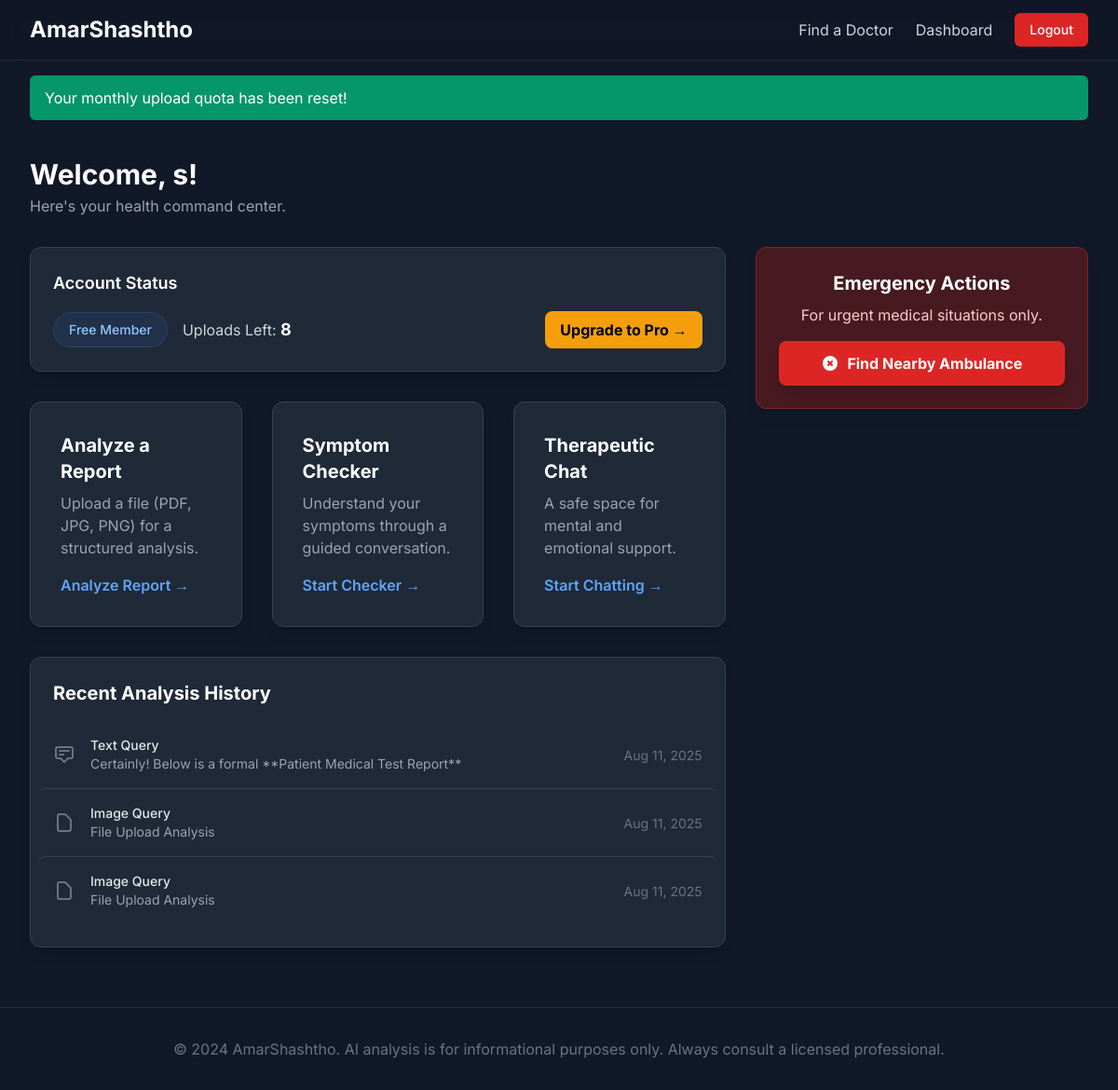
/dashboard (signed in), run on the app's committed database.
### app.py (models this page shows)
class User(Base, UserMixin):
    __tablename__ = 'users'
    id = Column(Integer, primary_key=True); username = Column(String(80), unique=True, nullable=False); email = Column(String(120), unique=True, nullable=True); password_hash = Column(String(128), nullable=False); role = Column(String(10), nullable=False, default='user'); is_pro = Column(Boolean, nullable=False, default=False); upload_quota = Column(Integer, nullable=False, default=10); quota_reset_at = Column(DateTime); created_at = Column(DateTime, default=datetime.utcnow)

class Query(Base):
    __tablename__ = 'queries'
    id = Column(Integer, primary_key=True); user_id = Column(Integer, ForeignKey('users.id'), nullable=False); input_type = Column(String); file_path = Column(String); user_text = Column(Text); medgemma_response = Column(Text); matched_doctor_ids = Column(Text); created_at = Column(DateTime, default=datetime.utcnow)

### app.py (the view)
@app.route('/dashboard')
@login_required
def dashboard():
    if current_user.role == 'admin': return redirect(url_for('admin_dashboard'))
    history = db_session.query(Query).filter_by(user_id=current_user.id).order_by(Query.created_at.desc()).limit(5).all()
    return render_template('dashboard.html', history=history)

### app.py (called while the page is built)
@event.listens_for(Engine, "connect")
def set_sqlite_pragma(dbapi_connection, connection_record): cursor = dbapi_connection.cursor(); cursor.execute("PRAGMA foreign_keys=ON"); cursor.close()

@login_manager.user_loader
def load_user(user_id): return db_session.query(User).get(int(user_id))

@app.before_request
def before_request():
    g.user = current_user
    if g.user.is_authenticated and not g.user.is_pro:
        if not g.user.quota_reset_at or datetime.utcnow() > g.user.quota_reset_at:
            g.user.upload_quota = 10; g.user.quota_reset_at = datetime.utcnow() + timedelta(days=30); db_session.commit(); flash('Your monthly upload quota has been reset!', 'success')

### templates/dashboard.html (shortened to what this page needs)
{% extends "layout.html" %}
{% block content %}
<div class="max-w-screen-xl mx-auto px-4 sm:px-6 lg:px-8 space-y-8 animate-fade-in-up">
    <div class="flex justify-between items-center">
        <div>
            <h1 class="text-3xl font-bold text-white">Welcome, {{ current_user.username }}!</h1>
            <p class="mt-1 text-gray-400">Here's your health command center.</p>
        </div>
    </div>
    <div class="grid grid-cols-1 lg:grid-cols-3 gap-8">
        <div class="lg:col-span-2 space-y-8">
            <div class="bg-gray-800 border border-gray-700 p-6 rounded-xl shadow-lg">
                <h2 class="text-lg font-semibold text-white">Account Status</h2>
                <div class="mt-4 flex flex-col sm:flex-row items-start sm:items-center gap-4">
                     {% if current_user.is_pro %}
                        <span class="inline-flex items-center px-4 py-2 rounded-full text-sm font-medium bg-amber-500/10 text-amber-400 border border-amber-500/20"><svg xmlns="http://www.w3.org/2000/svg" class="h-5 w-5 mr-2" viewBox="0 0 20 20" fill="currentColor"><path d="M9.049 2.927c.3-.921 1.603-.921 1.902 0l1.07 3.292a1 1 0 00.95.69h3.462c.969 0 1.371 1.24.588 1.81l-2.8 2.034a1 1 0 00-.364 1.118l1.07 3.292c.3.921-.755 1.688-1.54 1.118l-2.8-2.034a1 1 0 00-1.175 0l-2.8 2.034c-.784.57-1.838-.197-1.539-1.118l1.07-3.292a1 1 0 00-.364-1.118L2.98 8.72c-.783-.57-.38-1.81.588-1.81h3.461a1 1 0 00.951-.69l1.07-3.292z" /></svg>Pro Member</span>
                        <p class="text-gray-300">You have unlimited AI analysis uploads.</p>
                    {% else %}
                        <span class="inline-flex items-center px-4 py-2 rounded-full text-sm font-medium bg-blue-500/10 text-blue-300 border border-blue-500/20">Free Member</span>
                        <p class="text-gray-300">Uploads Left: <span class="font-bold text-white text-lg">{{ current_user.upload_quota }}</span></p>
                        <a href="{{ url_for('upgrade') }}" class="ml-auto bg-amber-500 text-black font-bold py-2 px-4 rounded-lg hover:bg-amber-400 transition-colors">Upgrade to Pro &rarr;</a>
                    {% endif %}
                </div>
            </div>
            <div class="grid md:grid-cols-3 gap-8">
                <a href="{{ url_for('ai_query') }}" class="group block p-8 bg-gray-800 border border-gray-700 rounded-xl shadow-lg hover:border-blue-500 hover:bg-gray-800/50 transition-all duration-300">
                    <h2 class="text-xl font-bold text-white">Analyze a Report</h2>
                    <p class="mt-2 text-gray-400">Upload a file (PDF, JPG, PNG) for a structured analysis.</p>
                    <span class="mt-4 inline-block font-semibold text-blue-400 group-hover:text-blue-300">Analyze Report &rarr;</span>
                </a>
                <a href="{{ url_for('symptom_checker') }}" class="group block p-8 bg-gray-800 border border-gray-700 rounded-xl shadow-lg hover:border-blue-500 hover:bg-gray-800/50 transition-all duration-300">
                    <h2 class="text-xl font-bold text-white">Symptom Checker</h2>
                    <p class="mt-2 text-gray-400">Understand your symptoms through a guided conversation.</p>
                    <span class="mt-4 inline-block font-semibold text-blue-400 group-hover:text-blue-300">Start Checker &rarr;</span>
                </a>
                <a href="{{ url_for('therapeutic_chat') }}" class="group block p-8 bg-gray-800 border border-gray-700 rounded-xl shadow-lg hover:border-blue-500 hover:bg-gray-800/50 transition-all duration-300">
                    <h2 class="text-xl font-bold text-white">Therapeutic Chat</h2>
                    <p class="mt-2 text-gray-400">A safe space for mental and emotional support.</p>
                    <span class="mt-4 inline-block font-semibold text-blue-400 group-hover:text-blue-300">Start Chatting &rarr;</span>
                </a>
            </div>
            <div class="bg-gray-800 border border-gray-700 p-6 rounded-xl shadow-lg">
                <h2 class="text-xl font-bold text-white">Recent Analysis History</h2>
                <div class="mt-4 flow-root">
                     <ul role="list" class="divide-y divide-gray-700">
                        {% if history %}
                            {% for item in history %}<a href="{{ url_for('query_history_detail', query_id=item.id) }}" class="block hover:bg-gray-700/50 rounded-lg -mx-4 px-4 py-4 transition-colors"><div class="flex items-center space-x-4"><div class="flex-shrink-0 text-gray-500">{% if item.input_type == 'text' %}<svg xmlns="http://www.w3.org/2000/svg" class="h-6 w-6" fill="none" viewBox="0 0 24 24" stroke="currentColor"><path stroke-linecap="round" stroke-linejoin="round" stroke-width="2" d="M7 8h10M7 12h4m1 8l-4-4H5a2 2 0 01-2-2V6a2 2 0 012-2h14a2 2 0 012 2v8a2 2 0 01-2 2h-3l-4 4z" /></svg>{% else %}<svg xmlns="http://www.w3.org/2000/svg" class="h-6 w-6" fill="none" viewBox="0 0 24 24" stroke="currentColor"><path stroke-linecap="round" stroke-linejoin="round" stroke-width="2" d="M7 21h10a2 2 0 002-2V9.414a1 1 0 00-.293-.707l-5.414-5.414A1 1 0 0012.586 3H7a2 2 0 00-2 2v14a2 2 0 002 2z" /></svg>{% endif %}</div><div class="flex-1 min-w-0"><p class="text-sm font-medium text-gray-200 truncate">{{ item.input_type.title() }} Query</p><p class="text-sm text-gray-400 truncate">{{ item.user_text[:60] if item.user_text else 'File Upload Analysis' }}</p></div><div><span class="text-sm text-gray-500">{{ item.created_at.strftime('%b %d, %Y') }}</span></div></div></a>{% endfor %}
                        {% else %}
                            <p class="text-gray-400">You have no analysis history yet.</p>
                        {% endif %}
                    </ul>
                </div>
            </div>
        </div>
        <div class="lg:col-span-1 space-y-8">
            <div class="bg-red-900/50 border border-red-500/30 p-6 rounded-xl shadow-lg text-center">
                 <h2 class="text-xl font-bold text-white">Emergency Actions</h2>
                 <p class="mt-2 text-red-200">For urgent medical situations only.</p>
                 <button id="emergency-btn" class="mt-4 w-full bg-red-600 text-white font-bold py-3 px-5 rounded-lg shadow-lg hover:bg-red-700 transition-all transform hover:scale-105 flex items-center justify-center gap-2">
                    Find Nearby Ambulance
                </button>
            </div>
        </div>
    </div>
</div>
{% endblock %}

### static/css/style.css (style rules this page uses)
.animate-fade-in-up { animation: fadeInUp 1s ease-out forwards; }

### data on the page
User: username "s", upload_quota "8"
Query: input_type "Text", user_text "Certainly! Below is a formal **Patient Medical Test Report**", created_at "Aug 11, 2025"
Query: input_type "Image", user_text "File Upload Analysis", created_at "Aug 11, 2025"
Query: input_type "Image", user_text "File Upload Analysis", created_at "Aug 11, 2025"

### other printed values
{{ message }} "Your monthly upload quota has been reset!"
